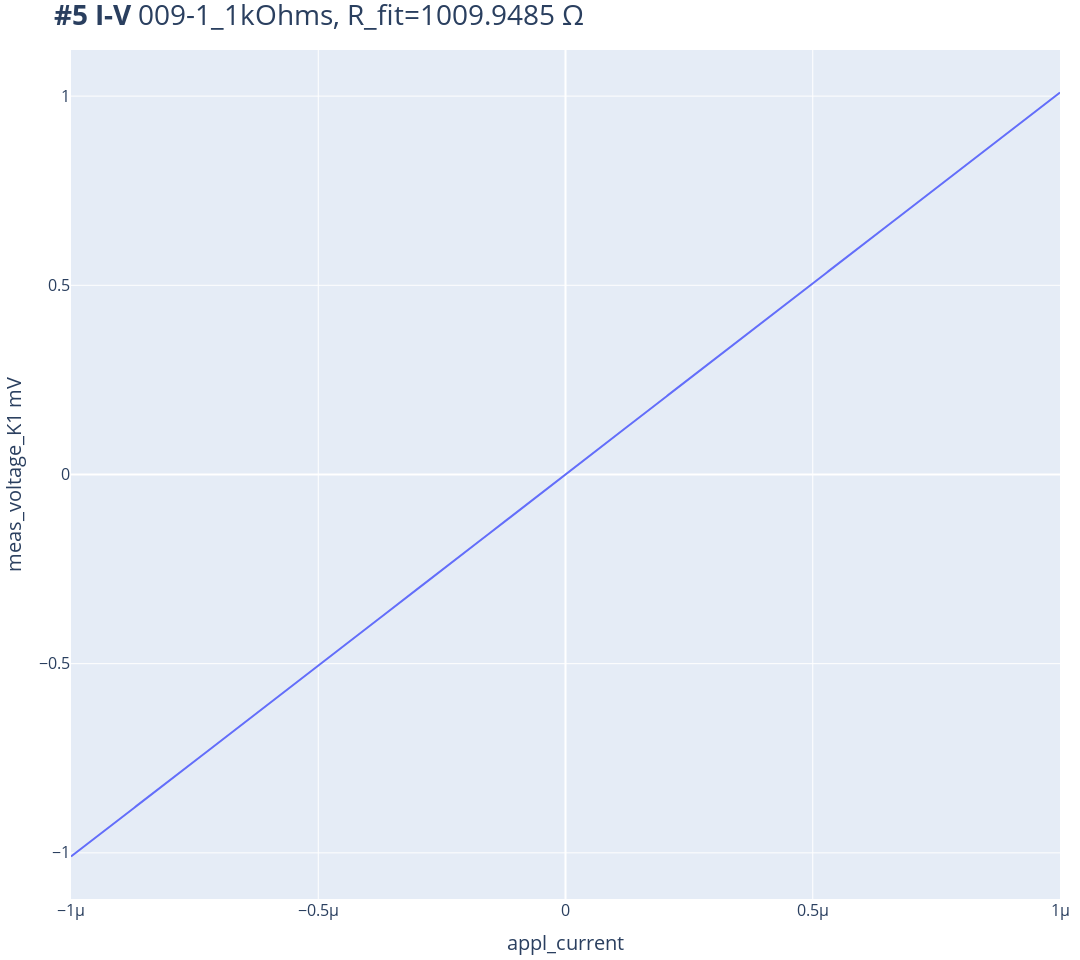
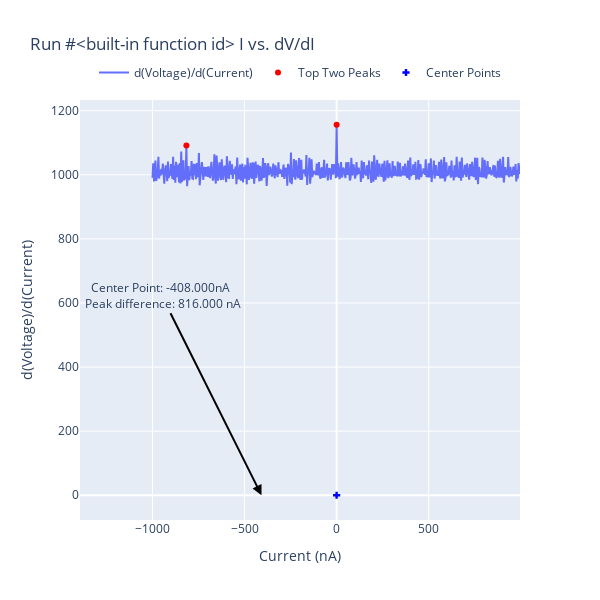

Here is the notebook cell these charts were saved with, in order:
### Code cell
I_range=1e-6
K2440.output(1)
appl_current(-I_range) #Limit:1e-5 Amp(1MOhms risistor),1e-6 Amp(10MOhms risistor)
sleep(2)
# station.snapshot(update=True);
exp = qc.new_experiment('I-V', sample_name='009-1_1kOhms')
dataid = do1d(appl_current, -I_range ,I_range, 501, 0.03, meas_voltage_K1)
appl_current(0)
K2440.output(0)
plot_by_id(dataid)
#save_path = r"C:\qcodes\personal_scripts\Albert\104\Plot\104_{}.png".format(dataid)  # Path to save the plot image
#autosave_plot_by_id(dataid, save_path)
print(f"R = {get_R_from_IV(dataid)}")
# dataset = qc.load_by_id(dataid)
IV(dataid)
IV_diff(dataid)

### Figure 1 — Plotly figure (JSON) as saved in the notebook; plotly's stock layout.template omitted (floating-point values rounded to 4 significant figures; data arrays with more than 128 entries replaced by an {"elided": "..."} marker saying what was removed)
{"data": [{"mode": "lines", "name": "Voltage vs. Current", "type": "scatter", "x": {"elided": "501 float values"}, "y": {"elided": "501 float values"}}], "layout": {"height": 960, "margin": {"b": 10, "l": 10, "r": 10, "t": 50}, "title": {"font": {"size": 28}, "text": "<b>#5 I-V</b> 009-1_1kOhms, R_fit=1009.9485 Ω"}, "width": 1080, "xaxis": {"tickfont": {"size": 16}, "title": {"font": {"size": 20}, "text": "appl_current"}}, "yaxis": {"tickfont": {"size": 16}, "title": {"font": {"size": 20}, "text": "meas_voltage_K1 mV"}}}}

### Figure 2 — Plotly figure (JSON) as saved in the notebook; plotly's stock layout.template omitted (floating-point values rounded to 4 significant figures; data arrays with more than 128 entries replaced by an {"elided": "..."} marker saying what was removed)
{"data": [{"mode": "lines", "name": "d(Voltage)/d(Current)", "type": "scatter", "x": {"elided": "500 float values"}, "y": {"elided": "500 float values"}}, {"marker": {"color": "red"}, "mode": "markers", "name": "Top Two Peaks", "type": "scatter", "x": [0, -816], "y": [1156.0, 1091.0]}, {"marker": {"color": "blue", "symbol": "cross"}, "mode": "markers", "name": "Center Points", "type": "scatter", "x": [-4.08e-07], "y": [0]}], "layout": {"annotations": [{"arrowcolor": "black", "arrowhead": 2, "arrowsize": 1, "arrowwidth": 2, "ax": -100, "ay": -200, "showarrow": true, "text": "Center Point: -408.000nA <br> Peak difference: 816.000 nA", "x": -408, "y": 0}], "height": 600, "legend": {"orientation": "h", "x": 0.5, "xanchor": "center", "y": 1.1, "yanchor": "top"}, "title": {"text": "Run #<built-in function id> I vs. dV/dI"}, "width": 600, "xaxis": {"title": {"text": "Current (nA)"}}, "yaxis": {"title": {"text": "d(Voltage)/d(Current)"}}}}
